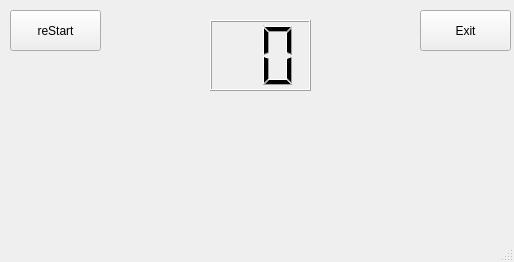
<?xml version="1.0" encoding="UTF-8"?>
<ui version="4.0">
 <class>result</class>
 <widget class="QMainWindow" name="result">
  <property name="geometry">
   <rect>
    <x>0</x>
    <y>0</y>
    <width>514</width>
    <height>262</height>
   </rect>
  </property>
  <property name="windowTitle">
   <string>MainWindow</string>
  </property>
  <widget class="QWidget" name="centralwidget">
   <widget class="QLabel" name="label">
    <property name="geometry">
     <rect>
      <x>0</x>
      <y>0</y>
      <width>531</width>
      <height>231</height>
     </rect>
    </property>
    <property name="text">
     <string/>
    </property>
    <property name="pixmap">
     <pixmap resource="pics.qrc">:/pics/result.png</pixmap>
    </property>
   </widget>
   <widget class="QLabel" name="label_2">
    <property name="geometry">
     <rect>
      <x>0</x>
      <y>0</y>
      <width>521</width>
      <height>221</height>
     </rect>
    </property>
    <property name="text">
     <string/>
    </property>
    <property name="pixmap">
     <pixmap resource="pics.qrc">:/pics/white.png</pixmap>
    </property>
   </widget>
   <widget class="QPushButton" name="restart">
    <property name="geometry">
     <rect>
      <x>10</x>
      <y>10</y>
      <width>91</width>
      <height>41</height>
     </rect>
    </property>
    <property name="text">
     <string>reStart</string>
    </property>
   </widget>
   <widget class="QPushButton" name="exit">
    <property name="geometry">
     <rect>
      <x>420</x>
      <y>10</y>
      <width>91</width>
      <height>41</height>
     </rect>
    </property>
    <property name="text">
     <string>Exit</string>
    </property>
   </widget>
   <widget class="QLCDNumber" name="resultscore">
    <property name="geometry">
     <rect>
      <x>210</x>
      <y>20</y>
      <width>101</width>
      <height>71</height>
     </rect>
    </property>
    <property name="digitCount">
     <number>2</number>
    </property>
   </widget>
   <zorder>label_2</zorder>
   <zorder>label</zorder>
   <zorder>restart</zorder>
   <zorder>exit</zorder>
   <zorder>resultscore</zorder>
  </widget>
  <widget class="QMenuBar" name="menubar">
   <property name="geometry">
    <rect>
     <x>0</x>
     <y>0</y>
     <width>514</width>
     <height>22</height>
    </rect>
   </property>
  </widget>
  <widget class="QStatusBar" name="statusbar"/>
 </widget>
 <resources>
  <include location="pics.qrc"/>
 </resources>
 <connections/>
</ui>
